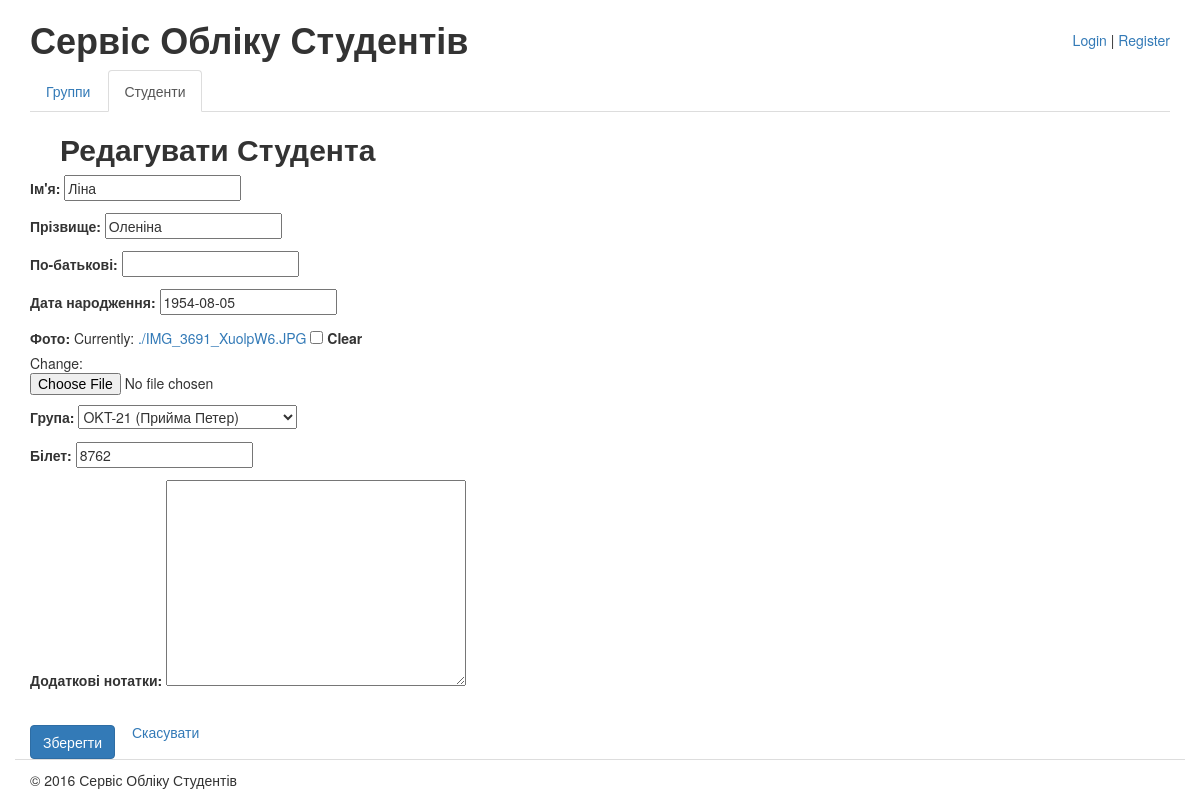
Before: /students/1/edit/ with the older database file.
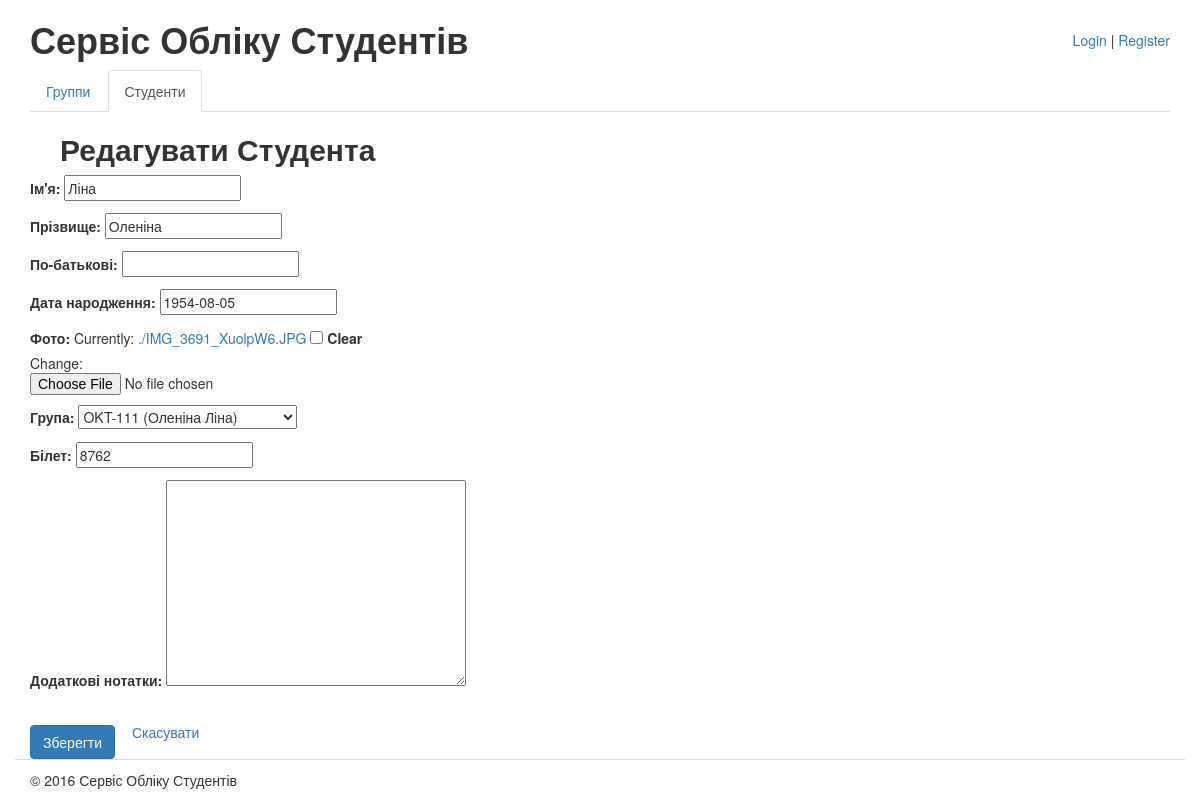
After: the same page with the newer database file.
### testdb/models.py (models this page shows, shortened)
class Student(models.Model):
	class Meta(object):
		verbose_name = u"Студент"
		verbose_name_plural = u"Студенти"
	first_name = models.CharField(
		max_length=256,
		blank=False,
		verbose_name=u"Ім'я")
	last_name = models.CharField(
		max_length=256,
		blank=False,
		verbose_name=u"Прізвище")
	middle_name = models.CharField(
		max_length=256,
		blank=True,
		verbose_name=u"По-батькові",
		default='')
	birthday = models.DateField(
        blank=False,
        verbose_name=u"Дата народження",
        null=True)
	photo = models.ImageField(
        blank=True,
        verbose_name=u"Фото",
        null=True)
	student_group = models.ForeignKey('Group',
		verbose_name=u"Група",
		blank=False,
		null=True,
		on_delete=models.PROTECT)
	ticket = models.CharField(
        max_length=256,
        blank=False,
        verbose_name=u"Білет")
	notes = models.TextField(
        blank=True,
		verbose_name=u"Додаткові нотатки")

### testdb/views/students.py (the view, shortened to what this page needs)
# urls.py: url(r'^students/(?P<pk>\d+)/edit/$', StudentUpdateView.as_view(), name='students_edit'),
class StudentUpdateView(UpdateView):
	model = Student
	fields = '__all__'
	template_name = 'students/students_edit.html'

### testdb/models.py (called while the page is built)
	def __unicode__(self):
		return u"%s (%s %s)" % (self.title, self.leader.last_name, self.leader.first_name)

### testdb/templates/students/students_edit.html (shortened to what this page needs)
{% extends "students/base.html" %}
{% load static from staticfiles %}
{% block title %}Редагувати Студента{% endblock title %}
{% block content %}
<form action="{% url "students_edit" object.id %}" method="post" enctype="multipart/form-data">
	{{ form.as_p }}
	<input type="submit" value="Зберегти" name="add_button" class="btn btn-primary" />
	<button type="submit" name="cancel_button" value="Скасувати" class="btn btn-link">Скасувати</button>
{% endblock content %}

Changed rows visible on the page:
changed Student: student_group "OKT-21 (Прийма Петер)" → "OKT-111 (Оленіна Ліна)"
